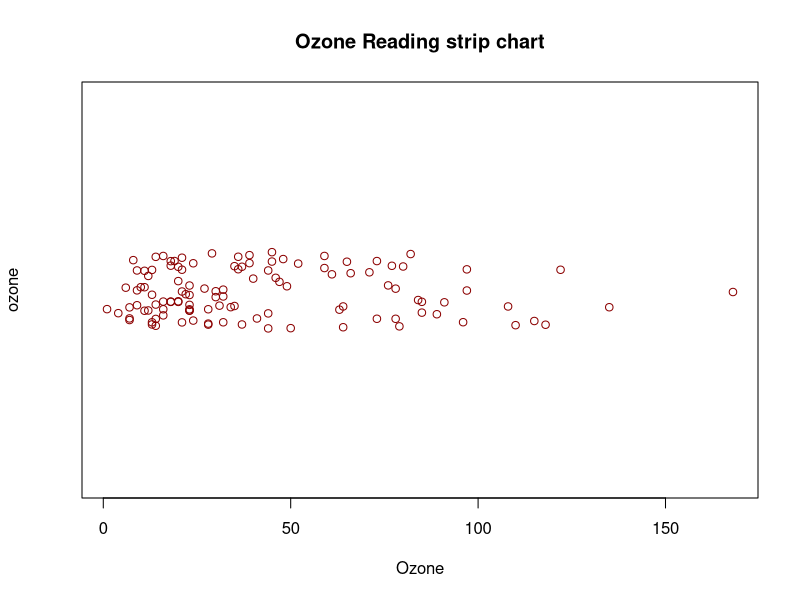

Reproduce this figure in R.
data("airquality")
stripchart(airquality$Ozone,
method="jitter",
vertical=FALSE,
main="Ozone Reading strip chart",
xlab="Ozone",
ylab="ozone",
pch = 1,
col="darkred")